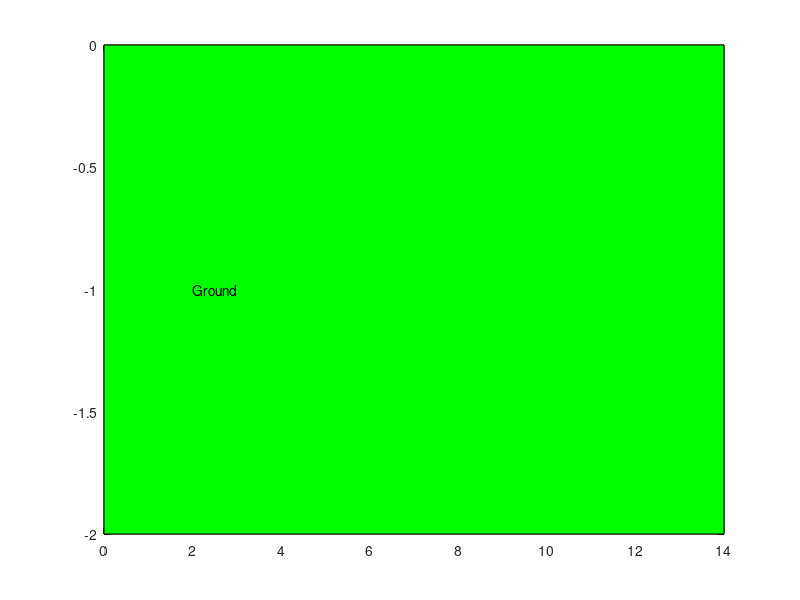

Source code (MATLAB): (Note: this script raises an error after producing the figure.)
%% Funktioner och grafritning Anton Hedén
clc
disp('Funktioner och grafritning Anton Hedén')
disp('--------------------')
%% Uppgift 1
disp('Uppgift 1')
% help tan


s=0.01;
x = (-pi/2)+s:0.01:(pi/2)-s;
plot(x,tan(x)), grid on
 % mar ritar upp tan i intervallet (-pi/2)+s till(pi/2)-s där s är ett
 % litet tal för att (-pi/2) och (pi/2) saknar definition 

disp('--------------------')
%% Uppgift 2
disp('Uppgift 2')

x=linspace(0,8);
y=x-(x.*cos(7.*x));
plot(x,y)
title('Uppgift 2')


disp('--------------------')
%% uppgift 3
disp('Uppgift 3')


x=linspace(0,14);
plot ([0 14],[0 0],'green'),text(2.0,-1,'Ground')
fill([0 14 14 0 0],[0 0 -2 -2 0],'g'),text(2.0,-1,'Ground')


hold on
%flera kast med olika vinklar 
plot(x,kastbana(x,15)), text(6.4,1.6,'15^o')
plot(x,kastbana(x,30)), text(6.4,3.2,'30^o')
plot(x,kastbana(x,45)), text(6.4,4.6,'45^o')
plot(x,kastbana(x,60)), text(2.0,5.2,'60^o')
axis([0 14 -2 6]), grid on

% vi delar upp funktionen i delar för att det ska bli lättar att hålla reda
% på vad som står för annars hade det bra blivit ett jättelångt frunktion
% som är svår att rätta ifall det blir något fel
disp('--------------------')
%% uppgift 4
disp('Uppgift 4')
%ska man rita dom beronde i ett 
t=linspace(0,2*pi);

x= (cos(t)+cos(3.*t));
y=sin(2.*t);
x2= (cos(t)+cos(4.*t));


subplot(1,2,1)
plot(y,x)
axis equal
title('cos(t)+cos(3.*t)')

subplot(1,2,2)
plot(x2,y)
axis equal
title('cos(t)+cos(4.*t)')

% axis equal % annars blir cirkeln tillplattad
disp('--------------------')
%% uppgift 5
disp('Uppgift 5')
t=linspace(0,2*pi);

%cirkel
x=cos(t); y=sin(t);
fill(x,y,'g')
axis equal
axis([-1 1 -1 1])
grid on
hold on

%kvadrat
n=cos(pi/4);
x2=[n n -n -n n];
y2=[n -n -n n n];
plot(x2,y2)
fill(x2,y2,'y')
title('Uppgift 5')

disp('--------------------')
%% test Lösninganrna finns ovan

































%% uppgift 1 show

s=0.01;
x = (-pi/2)+s:0.01:(pi/2)-s;
subplot(3,2,1)
plot(x,tan(x)), grid on
title('Uppgift 1')
 % mar ritar upp tan i intervallet (-pi/2)+s till(pi/2)-s där s är ett
 % litet tal för att (-pi/2) och (pi/2) saknar definition 


%% Uppgift 2 show


x=linspace(0,8);
y=x-(x.*cos(7.*x));
subplot(3,2,2)
plot(x,y)
title('Uppgift 2')



%% uppgift 3 show



x=linspace(0,14);
subplot(3,2,3)
plot ([0 14],[0 0],'green'),text(2.0,-1,'Ground')
fill([0 14 14 0 0],[0 0 -2 -2 0],'g'),text(2.0,-1,'Ground')


hold on

%flera kast med olika vinklar 
plot(x,kastbana(x,15)), text(6.4,1.6,'15^o')
plot(x,kastbana(x,30)), text(6.4,3.2,'30^o')
plot(x,kastbana(x,45)), text(6.4,4.6,'45^o')
plot(x,kastbana(x,60)), text(2.0,5.2,'60^o')
axis([0 14 -2 6]), grid on
title('Uppgift 3')

% vi delar upp funktionen i delar för att det ska bli lättar att hålla reda
% på vad som står för annars hade det bra blivit ett jättelångt frunktion
% som är svår att rätta ifall det blir något fel
%% uppgift 4 show

%ska man rita dom beronde i ett 
t=linspace(0,2*pi);

x= (cos(t)+cos(3.*t));
y=sin(2.*t);
x2= (cos(t)+cos(4.*t));

subplot(3,2,4)
plot(y,x)
axis equal
hold on
title('Uppgift 4')

subplot(3,2,5)
plot(x2,y)
axis equal
title('Uppgift 4')
%% Uppgift 5 show
t=linspace(0,2*pi);
subplot(3,2,6)
%cirkel
x=cos(t); y=sin(t);
fill(x,y,'g')
axis equal
axis([-1 1 -1 1])
grid on
hold on

%kvadrat
n=cos(pi/4);
x2=[n n -n -n n];
y2=[n -n -n n n];
plot(x2,y2)
fill(x2,y2,'y')
title('Uppgift 5')
% Anton Hedén